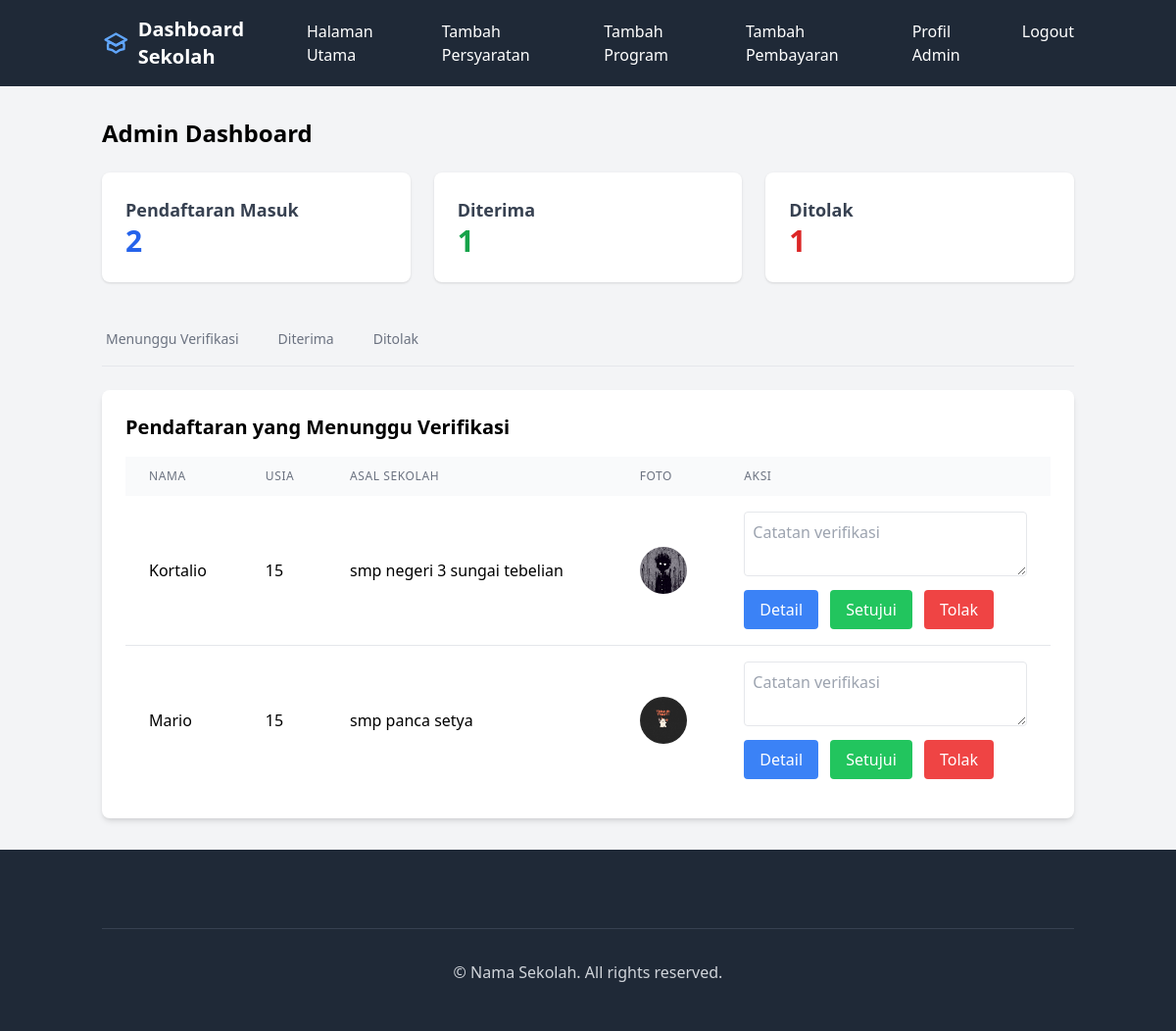
Before: /admin/admin/dashboard (signed in) with the older database file.
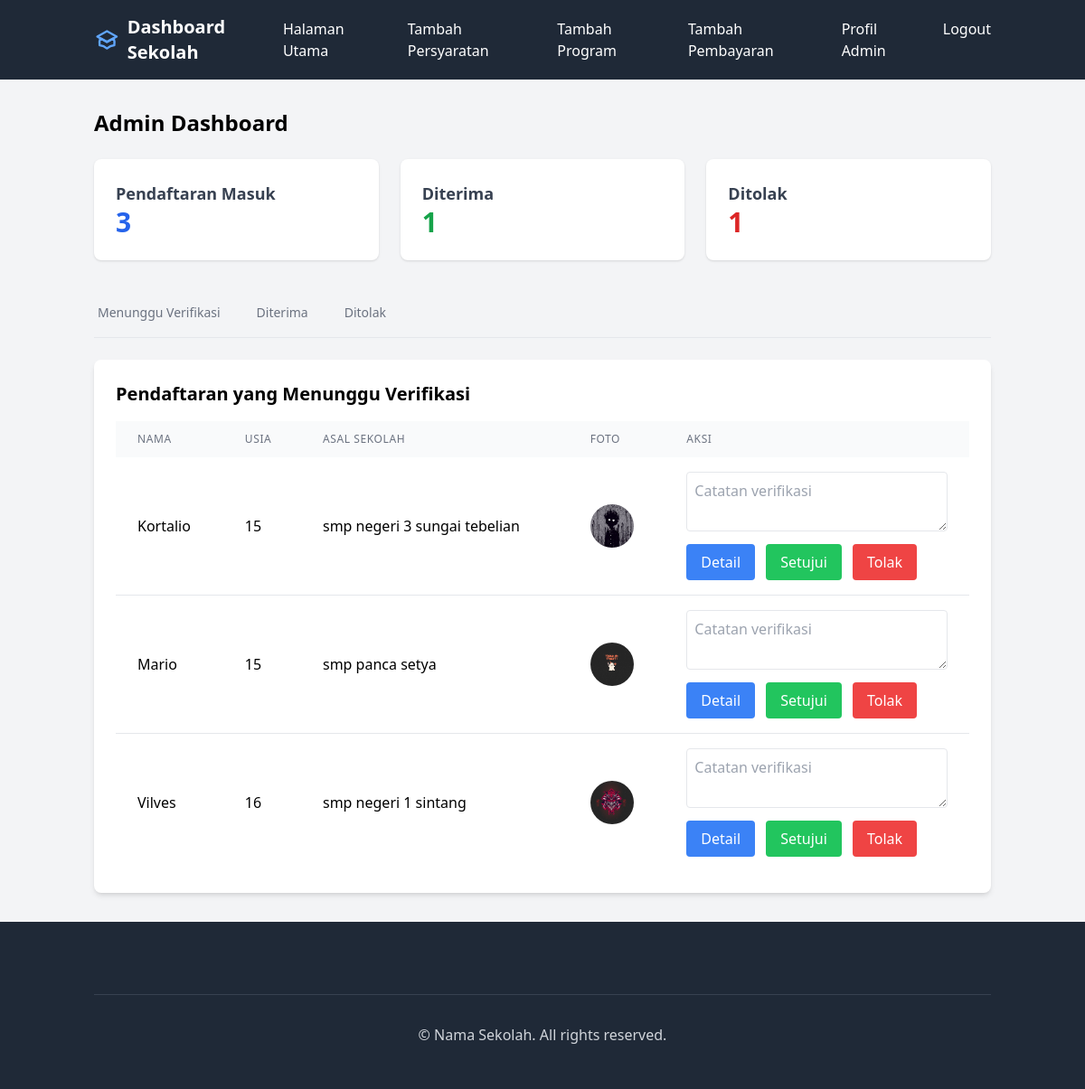
After: the same page with the newer database file.
### app/models.py (models this page shows, shortened)
class Form(db.Model):
    id = db.Column(db.Integer, primary_key=True)
    user_id = db.Column(db.Integer, db.ForeignKey('user.id'), nullable=False)
    student_name = db.Column(db.String(100), nullable=False)
    student_age = db.Column(db.Integer, nullable=False)
    student_email = db.Column(db.String(120), nullable=False)
    school_name = db.Column(db.String(100), nullable=False)
    image_path = db.Column(db.String(255), nullable=False)
    document_path = db.Column(db.String(255), nullable=False)
    status = db.Column(db.String(20), nullable=False, default='pending')
    verified_by = db.Column(db.Integer, db.ForeignKey('user.id'), nullable=True)
    verification_date = db.Column(db.DateTime, nullable=True)
    verification_note = db.Column(db.Text, nullable=True)
    is_verified = db.Column(db.Boolean, default=False)
    timestamp = db.Column(db.DateTime, default=datetime.utcnow)
    payment_status = db.Column(db.String(50), default='unpaid')  # unpaid, pending_verification, verified
    payment_proof = db.Column(db.String(255), nullable=True)
    payment_verified_at = db.Column(db.DateTime, nullable=True)
    payment_verified_by = db.Column(db.Integer, db.ForeignKey('user.id'), nullable=True)

### app/routes/admin.py (the view)
@admin_bp.route('admin/dashboard')
@login_required
@admin_required
def dashboard():
    pending_forms = Form.query.filter_by(status='pending').all()
    approved_forms = Form.query.filter_by(status='approved').order_by(Form.verification_date.desc()).all()
    rejected_forms = Form.query.filter_by(status='rejected').order_by(Form.verification_date.desc()).all()
    pending_payments = Form.query.filter_by(payment_status='pending_verification').all()
    pending_count = len(pending_forms)
    approved_count = len(approved_forms)
    rejected_count = len(rejected_forms)
    return render_template('parts/admindashboard.html',
                         pending_forms=pending_forms,
                         approved_forms=approved_forms,
                         rejected_forms=rejected_forms,
                         pending_payments=pending_payments,
                         pending_count=pending_count,
                         approved_count=approved_count,
                         rejected_count=rejected_count)

### app/routes/admin.py (called while the page is built)
def admin_required(f):
    @wraps(f)
    def decorated_function(*args, **kwargs):
        if not current_user.is_authenticated or current_user.role != UserRole.ADMIN.value:
            flash('Anda tidak memiliki akses ke halaman ini.', 'error')
            return redirect(url_for('index_bp.index'))
        return f(*args, **kwargs)
    return decorated_function

### app/templates/parts/admindashboard.html (shortened to what this page needs)
{% extends "adminbase.html" %}
{% block content %}
<div class="container mx-auto px-4 py-8">
    <h1 class="text-2xl font-bold mb-6">Admin Dashboard</h1>
    <div class="grid grid-cols-1 md:grid-cols-3 gap-6 mb-8">
        <div class="bg-white rounded-lg shadow p-6">
            <h3 class="text-lg font-semibold text-gray-700">Pendaftaran Masuk</h3>
            <p class="text-3xl font-bold text-blue-600">{{ pending_count }}</p>
        </div>
        <div class="bg-white rounded-lg shadow p-6">
            <h3 class="text-lg font-semibold text-gray-700">Diterima</h3>
            <p class="text-3xl font-bold text-green-600">{{ approved_count }}</p>
        </div>
        <div class="bg-white rounded-lg shadow p-6">
            <h3 class="text-lg font-semibold text-gray-700">Ditolak</h3>
            <p class="text-3xl font-bold text-red-600">{{ rejected_count }}</p>
        </div>
    </div>
    <div class="mb-6">
        <div class="border-b border-gray-200">
            <nav class="-mb-px flex space-x-8" aria-label="Tabs">
                <button onclick="showTab('pending')"
                        class="tab-button border-b-2 border-transparent px-1 py-4 text-sm font-medium text-gray-500 hover:border-gray-300 hover:text-gray-700">
                    Menunggu Verifikasi
                </button>
                <button onclick="showTab('approved')"
                        class="tab-button border-b-2 border-transparent px-1 py-4 text-sm font-medium text-gray-500 hover:border-gray-300 hover:text-gray-700">
                    Diterima
                </button>
                <button onclick="showTab('rejected')"
                        class="tab-button border-b-2 border-transparent px-1 py-4 text-sm font-medium text-gray-500 hover:border-gray-300 hover:text-gray-700">
                    Ditolak
                </button>
            </nav>
        </div>
    </div>
    <div id="pending-tab" class="tab-content bg-white shadow-md rounded-lg p-6">
        <h2 class="text-xl font-semibold mb-4">Pendaftaran yang Menunggu Verifikasi</h2>
        {% if pending_forms %}
        <div class="overflow-x-auto">
            <table class="min-w-full table-auto">
                <thead class="bg-gray-50">
                    <tr>
                        <th class="px-6 py-3 text-left text-xs font-medium text-gray-500 uppercase tracking-wider">Nama</th>
                        <th class="px-6 py-3 text-left text-xs font-medium text-gray-500 uppercase tracking-wider">Usia</th>
                        <th class="px-6 py-3 text-left text-xs font-medium text-gray-500 uppercase tracking-wider">Asal Sekolah</th>
                        <th class="px-6 py-3 text-left text-xs font-medium text-gray-500 uppercase tracking-wider">Foto</th>
                        <th class="px-6 py-3 text-left text-xs font-medium text-gray-500 uppercase tracking-wider">Aksi</th>
                    </tr>
                </thead>
                <tbody class="bg-white divide-y divide-gray-200">
                    {% for form in pending_forms %}
                    <tr>
                        <td class="px-6 py-4">{{ form.student_name }}</td>
                        <td class="px-6 py-4">{{ form.student_age }}</td>
                        <td class="px-6 py-4">{{ form.school_name }}</td>
                        <td class="px-6 py-4">
                            <img src="{{ url_for('static', filename='uploads/student_images/' + form.image_path) }}"
                                 alt="Student photo"
                                 class="h-12 w-12 rounded-full object-cover">
                        </td>
                        <td class="px-6 py-4">
                            <form action="{{ url_for('admin_bp.verify_form', form_id=form.id) }}" method="POST" class="space-y-2">
                                <textarea name="note" class="w-full p-2 border rounded" placeholder="Catatan verifikasi"></textarea>
                               <div class="space-x-2">
                                    <a href="{{ url_for('admin_bp.student_detail', form_id=form.id) }}"
                                       class="inline-block bg-blue-500 text-white px-4 py-2 rounded hover:bg-blue-600">
                                        Detail
                                    </a>
                                    <button type="submit" name="action" value="approve"
                                            class="bg-green-500 text-white px-4 py-2 rounded hover:bg-green-600">
                                        Setujui
                                    </button>
                                    <button type="submit" name="action" value="reject"
                                            class="bg-red-500 text-white px-4 py-2 rounded hover:bg-red-600">
                                        Tolak
                                    </button>
                                </div>
                            </form>
                        </td>
                    </tr>
                    {% endfor %}
                </tbody>
            </table>
        </div>
        {% else %}
        <p class="text-gray-500">Tidak ada pendaftaran yang menunggu verifikasi.</p>
        {% endif %}
    </div>
</div>
{% endblock %}

### app/templates/adminbase.html (shortened to what this page needs)
<!DOCTYPE html>
<html lang="en">
<head>
    <script src="https://cdn.tailwindcss.com"></script>
    <link rel="stylesheet" type="text/css" href="https://cdn.datatables.net/1.11.5/css/jquery.dataTables.css">
    <link rel="stylesheet" type="text/css" href="https://cdn.datatables.net/responsive/2.2.9/css/responsive.dataTables.min.css">
</head>
<body class="bg-gray-100">
    <nav class="bg-gray-800 text-white">
        <div class="container mx-auto px-4">
            <div class="flex justify-between items-center py-4">
                <div class="flex items-center space-x-2">
                    <a class="text-xl font-bold">Dashboard Sekolah</a>
                </div>
                <div class="hidden md:flex space-x-8">
                    <a href="{{ url_for('index_bp.index') }}" class="hover:text-blue-400 transition-colors">Halaman Utama</a>
                    <a href="#" class="hover:text-blue-400 transition-colors"> Tambah Persyaratan</a>
                    <a href="#" class="hover:text-blue-400 transition-colors"> Tambah Program</a>
                    <a href="#" class="hover:text-blue-400 transition-colors">Tambah Pembayaran</a>
                    {% if current_user.is_authenticated %}
                        <a href="#" class="hover:text-blue-400 transition-colors">Profil Admin</a>
                        <a href="{{ url_for('auth_bp.login') }}" class="hover:text-blue-400 transition-colors">Logout</a>
                    {% else %}
                        <a href="{{ url_for('auth_bp.login') }}" class="hover:text-blue-400 transition-colors">Login</a>
                    {% endif %}
                </div>
            </div>
        </div>
    </nav>
    {% block content %}{% endblock %}
    <footer class="bg-gray-800 text-gray-300">
        <div class="container mx-auto px-4 py-12">
            <div class="border-t border-gray-700 mt-8 pt-8 text-center">
                <p>&copy; Nama Sekolah. All rights reserved.</p>
            </div>
        </div>
    </footer>
</body>
</html>

Changed rows visible on the page:
added Form: student_name "Vilves", student_age "16", school_name "smp negeri 1 sintang", image_path (picture)
Other visible differences:
{{ pending_count }}: "2" → "3"
